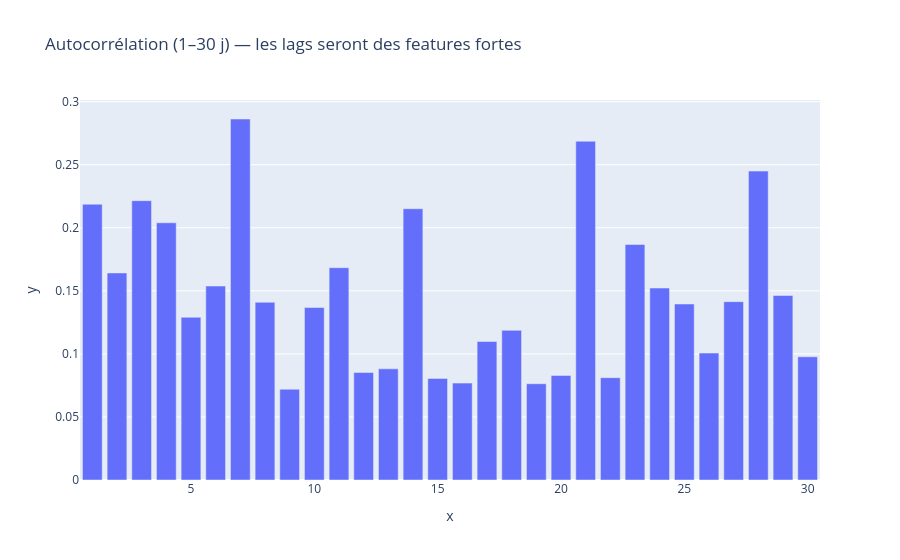

This figure's notebook cell:
### Code cell
# Autocorrélation → justifie lags et rolling
serie = df.groupby("sale_date")["qty_sold"].sum()
autocorr = [serie.autocorr(l) for l in range(1, 31)]
px.bar(x=list(range(1, 31)), y=autocorr,
       title="Autocorrélation (1–30 j) — les lags seront des features fortes").show()

### Figure 1 — Plotly figure (JSON) as saved in the notebook; plotly's stock layout.template omitted (floating-point values rounded to 4 significant figures)
{"data": [{"hovertemplate": "x=%{x}<br>y=%{y}<extra></extra>", "legendgroup": "", "marker": {"color": "#636efa", "pattern": {"shape": ""}}, "name": "", "orientation": "v", "showlegend": false, "textposition": "auto", "type": "bar", "x": [1, 2, 3, 4, 5, 6, 7, 8, 9, 10, 11, 12, 13, 14, 15, 16, 17, 18, 19, 20, 21, 22, 23, 24, 25, 26, 27, 28, 29, 30], "xaxis": "x", "y": [0.2187, 0.1642, 0.2215, 0.2039, 0.129, 0.1538, 0.2862, 0.1409, 0.072, 0.1367, 0.1683, 0.0852, 0.08814, 0.2151, 0.08054, 0.07683, 0.1098, 0.1187, 0.07631, 0.08291, 0.2686, 0.08113, 0.1868, 0.1522, 0.1396, 0.1007, 0.1414, 0.2449, 0.1463, 0.09769], "yaxis": "y"}], "layout": {"barmode": "relative", "legend": {"tracegroupgap": 0}, "title": {"text": "Autocorrélation (1–30 j) — les lags seront des features fortes"}, "xaxis": {"anchor": "y", "domain": [0, 1], "title": {"text": "x"}}, "yaxis": {"anchor": "x", "domain": [0, 1], "title": {"text": "y"}}}}
